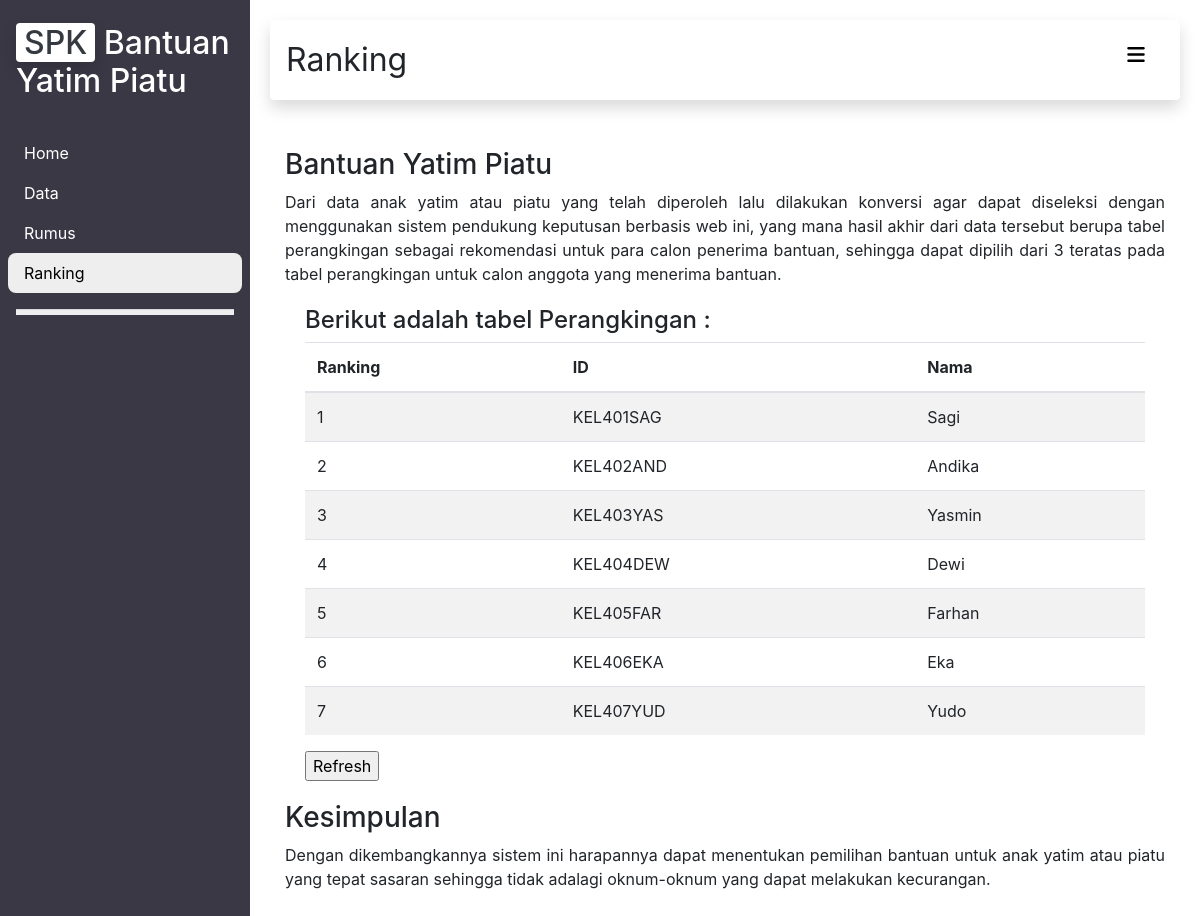
The page /perangkingan.php on the database its author committed.
### tables this page shows
CREATE TABLE IF NOT EXISTS `rank_tb` (
  `id` varchar(50) NOT NULL,
  `nama` varchar(255) NOT NULL,
  `score` float NOT NULL,
  PRIMARY KEY (`id`)
);

### perangkingan.php (the view, shortened to what this page needs)
<!DOCTYPE html>
<html lang="en">
<head>
    <link href="vendor/fontawesome-free/css/all.min.css" rel="stylesheet" type="text/css">
    <link rel="stylesheet" href="css/style.css">
    <link rel="stylesheet" href="https://cdn.jsdelivr.net/npm/bootstrap@4.6.2/dist/css/bootstrap.min.css">
    <link rel="stylesheet" href="https://cdn.datatables.net/1.13.1/css/jquery.dataTables.min.css">
</head>
<body id="page-top">
    <div class="maincontent-wrapper d-flex">
        <div class="sidebar" id="side_nav">
            <div class="header-box px-3 pt-4 pb-4">
                <h1 class="fs-4" id="fs-4">
                    <span class="bg-white text-dark rounded shadow px-2">SPK</span>
                    <span class="text-white">Bantuan Yatim Piatu</span>
                </h1>
            </div>
            <ul class="list-unstyled px-2">
                <li class=""><a href="index.php" class="text-decoration-none px-3 py-2 d-block">Home</a></li>
                <li class=""><a href="data.php" class="text-decoration-none px-3 py-2 d-block">Data</a></li>
                <li class=""><a href="halaman_rumus/normalisasi.php" class="text-decoration-none px-3 py-2 d-block">Rumus</a></li>
                <li class="active"><a href="#" class="text-decoration-none px-3 py-2 d-block">Ranking</a></li>
            </ul>
            <hr class="h-color mx-3">
        </div>
        <div class="content" style="margin: 20px;">
            <nav class="navbar bg-dark shadow p-3 mb-5 bg-white rounded" id="navbar">
                <a style="font-size: 2rem;">Ranking</a>
                <button class="navbar-toggler" type="button" data-toggle="collapse" data-target="#collapsibleNavbar">
                    <span class="navbar-toggler-icon">
                        <i class="fa-solid fa-bars"></i>
                    </span>
                </button>
            </nav>
            <div class="container-fluid">
                <h3>Bantuan Yatim Piatu</h3>
                <p style="text-align: justify;">Dari data anak yatim atau piatu yang telah diperoleh lalu dilakukan konversi agar dapat diseleksi dengan
                    menggunakan sistem pendukung keputusan berbasis web ini, yang mana hasil akhir dari data tersebut berupa
                    tabel perangkingan sebagai rekomendasi untuk para calon penerima bantuan, sehingga dapat dipilih dari 3
                    teratas pada tabel perangkingan untuk calon anggota yang menerima bantuan.</p>
                <div class="row" style="margin: 20px;">
                    <h4>Berikut adalah tabel Perangkingan :</h4>
                    <table class="table table-striped p-5">
                        <thead>
                            <tr>
                                <th scope="col">Ranking</th>
                                <th scope="col">ID</th>
                                <th scope="col">Nama</th>
                            </tr>
                        </thead>
                        <tbody>
                            <?php
                            include("connection.php");
                            $query = "SELECT * FROM rank_tb";
                            $hasil = mysqli_query($con, $query);
                            $i = 1;
                            if (mysqli_num_rows($hasil) > 0) {
                                while ($row = mysqli_fetch_array($hasil)) {
                                    $id = $row['id'];
                                    $nama = $row['nama'];
                                    echo "<tr><td>" . $i++ . "</td>";
                                    echo "<td>" . $id . "</td>";
                                    echo "<td>" . $nama . "</td>";
                                }
                            } else {
                                echo 'No matching rows found';
                            }
                            ?>
                        </tbody>
                    </table>
                    <input type="submit" class="button" name="update" value="Refresh" />
                </div>
                <h3>Kesimpulan</h3>
                <p style="text-align: justify;">
                Dengan dikembangkannya sistem ini harapannya dapat menentukan pemilihan bantuan untuk anak yatim
                atau piatu yang tepat sasaran sehingga tidak adalagi oknum-oknum yang dapat melakukan kecurangan.</p>
            </div>
        </div>
</body>
</html>

### css/style.css (style rules this page uses)
body { background: white; }
#side_nav { background: #3A3845; min-width: 250px; max-width: 250px; }
.content { position: relative; min-height: 100vh; width: 100%; }
hr.h-color { background: #eee; height: 5px; }
.sidebar li.active { background: #eee; border-radius: 8px; }
.sidebar li.active a, .sidebar li.active a:hover { color: black; }
.sidebar li a { color: white; }
#fs-4 { font-size: 2rem; }

### rows shown on the page
rank_tb: id "KEL401SAG", nama "Sagi"
rank_tb: id "KEL402AND", nama "Andika"
rank_tb: id "KEL403YAS", nama "Yasmin"
rank_tb: id "KEL404DEW", nama "Dewi"
rank_tb: id "KEL405FAR", nama "Farhan"
rank_tb: id "KEL406EKA", nama "Eka"
rank_tb: id "KEL407YUD", nama "Yudo"
